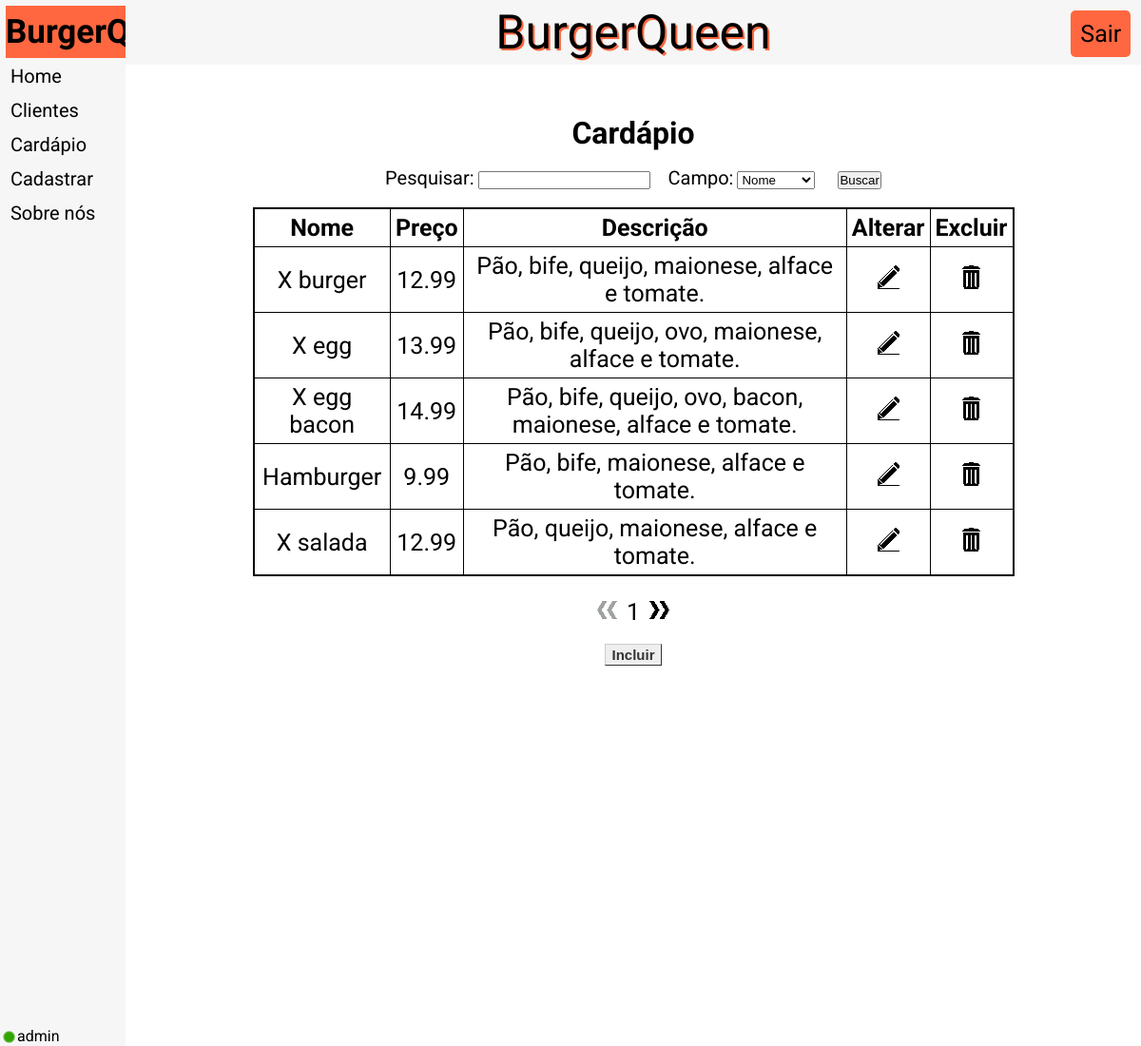
The page /l/cardapio/consultar.php?pag=0 (signed in) on the database its author committed.
### tables this page shows
CREATE TABLE IF NOT EXISTS `tb_produto` (
  `codigo_produto` int(3) NOT NULL AUTO_INCREMENT,
  `nome_produto` varchar(30) NOT NULL,
  `preco_produto` float NOT NULL,
  `descricao_produto` varchar(300) NOT NULL,
  PRIMARY KEY (`codigo_produto`)
);

### l/cardapio/consultar.php (the view, shortened to what this page needs)
<!DOCTYPE html>
<html lang="pt-br">
	<head>
        <link rel="stylesheet" href="../index.css">
	</head>
	<body>
    <table>
    <tr>
        <td id="ContMenu">
            <table id="TabelaMenu">
                <thead>
                <tr><th id="NomeMenu">
                    <a href="../">BurgerQueen</a>
                </th></tr>
                </thead>
                <tbody>
                <tr><td  class="ItemMenu">
                    <a href="../">Home</a>
                </td></tr>
                <tr><td  class="ItemMenu">
                    <a href="../clientes/">Clientes</a>
                </td></tr>
                <tr><td  class="ItemMenu">
                    <a href="../cardapio/">Cardápio</a>
                </td></tr>
                <tr><td  class="ItemMenu">
                    <a href="../cadastrar/">Cadastrar</a>
                </td></tr>
                <tr><td  class="ItemMenu">
                    <a href="../sobre/">Sobre nós</a>
                </td></tr>
                </tbody>
            </table>
        </td>
        <td id="ContSite">
            <nav>
                <a href="../" id="NomeSite">BurgerQueen</a>
                <a href="../app/logout.php" id="BotaoLogin"><div>Sair</div></a>
            </nav>
                <div class="DivCadastrados">
                    <?php
                        require_once"../app/conexao.php";
                        try
                        {
                            $ComandoSQL = "select*from tb_produto";
                            $bq = $conexao->query($ComandoSQL);
                            echo"<h1 class='TituloCadastrados'>Cardápio</h1>
                            <form method='POST' action='./pesquisa/' name='form_pesquisa'>
                                <label for='pesquisa' class='LabelPesquisa'>Pesquisar:</label>
                                <input name='pesquisa' type='text' id='pesquisa' required='required' class='InputPesquisa'>
                                <label for='campo' class='LabelPesquisa'>Campo:</label>
                                <select name='campo' id='campo' class='InputPesquisa'>
                                    <option value='nome'>Nome</option>
                                    <option value='preco'>Preço</option>
                                    <option value='descricao'>Descrição</option>
                                </select>
                                <input type='submit' value='Buscar' id='BotaoPesquisar'>
                                <br><br>
                            </form>
                            <table class='TabelaCadastrados'>
                            <tr>
                                <th class='THTabelaCadastrados'>Nome</th>
                                <th class='THTabelaCadastrados'>Preço</th>
                                <th class='THTabelaCadastrados'>Descrição</th>
                                <th class='THTabelaCadastrados'>Alterar</th>
                                <th class='THTabelaCadastrados'>Excluir</th>
                            </tr>
                            ";
                            $linhas = $bq->rowCount();
                            $pagina = $_GET['pag'];
                            $contador=0;
                            while ($i = $bq->fetch(PDO::FETCH_OBJ)) {
                                if($contador>=$pagina*5 && $contador<($pagina*5+5)){
                                    echo"<tr>
                                    <td class='TDTabelaCadastrados'>".$i->nome_produto."</td>
                                    <td class='TDTabelaCadastrados'>".$i->preco_produto."</td>
                                    <td class='TDTabelaCadastrados'>".$i->descricao_produto."</td>
                                    <td class='TDTabelaCadastrados'><a href='./alterar/index.php?cd=".$i->codigo_produto."&&re=".$pagina."'><img src='../imagens/editar.png' class='Alterar'></a></td>
                                    <td class='TDTabelaCadastrados'><a href='../app/excluir_produto.php?cd=".$i->codigo_produto."&&re=".$pagina."'><img src='../imagens/excluir.png' class='Excluir'></a></td>
                                    </tr>";
                                }
                                $contador++;
                            }
                            echo"</table><br><br>";
                            if($pagina>0){
                                $voltar=$pagina-1;
                                echo"<a href='./consultar.php?pag=".$voltar."' class='Seta'><img src='../imagens/voltar.png' class='Seta'></a>";
                            }else{
                                echo"<img src='../imagens/NVoltar.png' class='SetaApagada'>";
                            }
                            $proximo=$pagina+1;
                            echo "<span class='npag'>".$proximo."</span>";
                            if($proximo>=$linhas/5){
                                echo"<img src='../imagens/NProximo.png' class='SetaApagada'>";
                            }else{
                                echo"<a href='./consultar.php?pag=".$proximo."' class='Seta'><img src='../imagens/proximo.png' class='Seta'></a>";
                            }
                            echo"<br><br><a href='incluir/' id='botao'>Incluir</a>";
                        } catch (PDOException $e) {
                            echo"erro";
                        }
                    ?>
                </div>
        </td>
    </tr>
    </table>
	    <img src="../imagens/logado.png" id="logado">
        <?php
            $user = $_SESSION['usuario'];
            echo "<span id='user'>$user</span>";
        ?>
	</body>
</html>

### l/index.css (style rules this page uses)
* { padding: 0px; margin: 0px; color: #000000; }
body { font-family: 'Roboto', sans-serif; }
a { text-decoration: none; display: block; }
#ContMenu { background-color: #f6f6f6; position: fixed; top: 0px; left: 0px; height: 100%; width: 11%; }
#ContSite { background-color: #ffffff; position: absolute; top: 0px; left: 11%; height: 100%; width: 89%; }
#TabelaMenu { width: 94%; margin: 3%; font-size: 20px; }
#NomeMenu { background-color: #ff6740; padding-top: 7px; padding-bottom: 7px; font-family: 'Dancing Script', cursive; font-size: 35px; }
.ItemMenu { padding-top: 5px; padding-bottom: 5px; padding-left: 5px; }
nav { background-color: #f6f6f6; padding: 5px; text-align: center; }
#NomeSite { font-family: 'Dancing Script', cursive; font-size: 50px; display: inline; text-shadow: 2px 2px #ff6740; }
#BotaoLogin { display: inline-block; background-color: #ff6740; padding: 10px; border-radius: 5px; font-size: 25px; position: absolute; top: 1%; right: 1%; }
#botao { display: inline-block; font: bold 15px Arial; text-decoration: none; background-color: #EEEEEE; color: #333333; padding: 2px 6px 2px 6px; border-top: 1px solid #CCCCCC; border-right: 1px solid #333333; border-bottom: 1px solid #333333; border-left: 1px solid #CCCCCC; }
.DivCadastrados { position: relative; margin-left: 12.5%; margin-right: 12.5%; width: 75%; text-align: center; padding-top: 5%; }
.TabelaCadastrados { display: inline-block; border: 1px solid black; border-collapse: collapse; font-size: 25px; }
.TituloCadastrados { margin-bottom: 2%; }
.THTabelaCadastrados { border: 1px solid black; padding: 5px; }
.TDTabelaCadastrados { border: 1px solid black; padding: 5px; }
.npag { font-size: 25px; margin-left: 10px; margin-right: 10px; }
.Alterar, .Excluir { display: inline-block; }
.Seta, .SetaApagada { display: inline-block; }
.LabelPesquisa { font-size: 20px; }
.InputPesquisa { margin-right: 15px; }
#BotaoPesquisar { margin-left: 5px; }
#logado { position: fixed; bottom: 3px; left: 3px; }
#user { position: fixed; bottom: 1px; left: 18px; }

### rows shown on the page
tb_produto: nome_produto "X burger", preco_produto "12.99", descricao_produto "Pão, bife, queijo, maionese, alface e tomate."
tb_produto: nome_produto "X egg", preco_produto "13.99", descricao_produto "Pão, bife, queijo, ovo, maionese, alface e tomate."
tb_produto: nome_produto "X egg bacon", preco_produto "14.99", descricao_produto "Pão, bife, queijo, ovo, bacon, maionese, alface e tomate."
tb_produto: nome_produto "Hamburger", preco_produto "9.99", descricao_produto "Pão, bife, maionese, alface e tomate."
tb_produto: nome_produto "X salada", preco_produto "12.99", descricao_produto "Pão, queijo, maionese, alface e tomate."

### other values the page prints
$proximo "1"
$user "admin"
